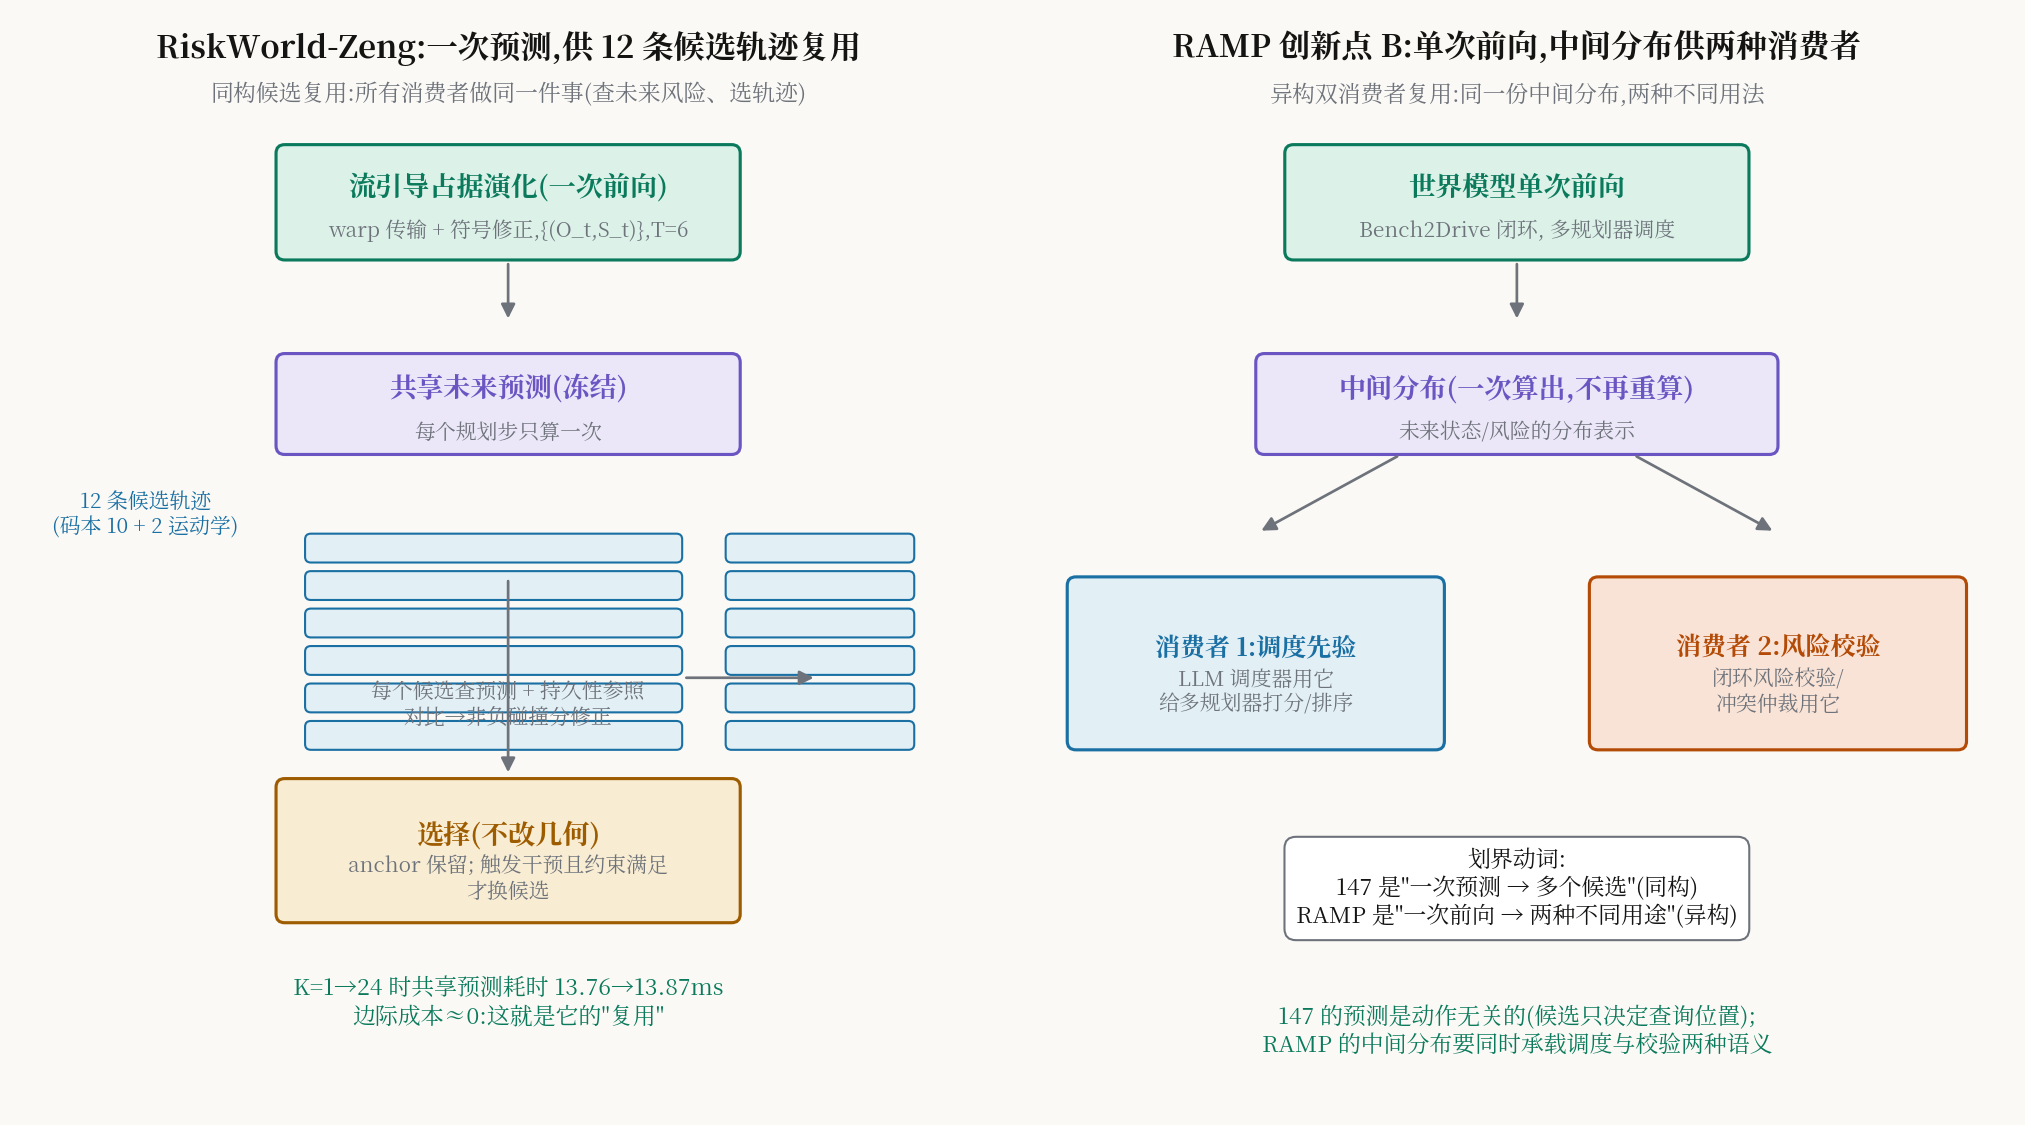

Generate this figure with Python:
import matplotlib
matplotlib.use("Agg")
import matplotlib.pyplot as plt
from matplotlib.patches import FancyBboxPatch, FancyArrowPatch
from matplotlib.font_manager import fontManager
fontManager.addfont("/usr/share/fonts/opentype/noto/NotoSerifCJK-Regular.ttc")

plt.rcParams["font.family"] = "Noto Serif CJK JP"
plt.rcParams["mathtext.fontset"] = "cm"
OUT = "/home/hatch/workspace/your_files/agentic-driving-idea-report/xray/147-WM-riskworld-zeng"

IN, IN_F = "#1a6fa3", "#e2eff5"
OUTC, OUT_F = "#9e5c00", "#f8ecd2"
OP, OP_F = "#0b7a5c", "#dcf2e8"
ALT, ALT_F = "#6a55c2", "#ebe7f8"
LOSS, LOSS_F = "#b34a06", "#f9e3d6"
WIRE = "#6e737b"
BG = "#faf9f5"

def box(ax, xy, w, h, label, edge, fill, fs=12, sub=None, fss=10):
    x, y = xy
    p = FancyBboxPatch((x, y), w, h, boxstyle="round,pad=0.02,rounding_size=6",
                       ec=edge, fc=fill, lw=1.5)
    ax.add_patch(p)
    dy = 10 if sub else 0
    ax.text(x + w / 2, y + h / 2 + dy, label, ha="center", va="center",
            fontsize=fs, color=edge, weight="bold")
    if sub:
        ax.text(x + w / 2, y + h / 2 - 20, sub, ha="center", va="center",
                fontsize=fss, color=WIRE)

def arrow(ax, p1, p2):
    ax.add_patch(FancyArrowPatch(p1, p2, arrowstyle="-|>", mutation_scale=14,
                                 color=WIRE, lw=1.3, shrinkA=2, shrinkB=3))

fig, axes = plt.subplots(1, 2, figsize=(13.6, 7.6))
fig.patch.set_facecolor(BG)

# ============ 左: RiskWorld-Zeng ============
ax = axes[0]
ax.set_facecolor(BG)
ax.set_xlim(0, 680); ax.set_ylim(0, 760); ax.axis("off")
ax.text(340, 730, "RiskWorld-Zeng:一次预测,供 12 条候选轨迹复用", ha="center",
        fontsize=15, color="#141413", weight="bold")
ax.text(340, 700, "同构候选复用:所有消费者做同一件事(查未来风险、选轨迹)",
        ha="center", fontsize=11, color=WIRE)

box(ax, (180, 590), 320, 80, "流引导占据演化(一次前向)", OP, OP_F, 13,
    sub="warp 传输 + 符号修正,{(O_t,S_t)},T=6")
arrow(ax, (340, 590), (340, 545))
box(ax, (180, 455), 320, 70, "共享未来预测(冻结)", ALT, ALT_F, 13,
    sub="每个规划步只算一次")

# 12 candidates as small rows
ax.text(90, 400, "12 条候选轨迹\n(码本 10 + 2 运动学)", ha="center", fontsize=10, color=IN)
for i in range(6):
    y = 380 - i * 26
    ax.add_patch(FancyBboxPatch((200, y), 260, 20,
                 boxstyle="round,pad=0.01,rounding_size=4", ec=IN, fc=IN_F, lw=1))
for i in range(6):
    y = 380 - i * 26
    ax.add_patch(FancyBboxPatch((490, y), 130, 20,
                 boxstyle="round,pad=0.01,rounding_size=4", ec=IN, fc=IN_F, lw=1))
arrow(ax, (460, 300), (555, 300))
ax.text(340, 268, "每个候选查预测 + 持久性参照\n对比→非负碰撞分修正", ha="center",
        fontsize=10, color=WIRE)
box(ax, (180, 130), 320, 100, "选择(不改几何)", OUTC, OUT_F, 13,
    sub="anchor 保留; 触发干预且约束满足\n才换候选")
arrow(ax, (340, 370), (340, 230))
ax.text(340, 60, "K=1→24 时共享预测耗时 13.76→13.87ms\n边际成本≈0:这就是它的\"复用\"",
        ha="center", fontsize=11, color=OP)

# ============ 右: RAMP ============
ax = axes[1]
ax.set_facecolor(BG)
ax.set_xlim(0, 680); ax.set_ylim(0, 760); ax.axis("off")
ax.text(340, 730, "RAMP 创新点 B:单次前向,中间分布供两种消费者", ha="center",
        fontsize=15, color="#141413", weight="bold")
ax.text(340, 700, "异构双消费者复用:同一份中间分布,两种不同用法",
        ha="center", fontsize=11, color=WIRE)

box(ax, (180, 590), 320, 80, "世界模型单次前向", OP, OP_F, 13,
    sub="Bench2Drive 闭环, 多规划器调度")
arrow(ax, (340, 590), (340, 545))
box(ax, (160, 455), 360, 70, "中间分布(一次算出,不再重算)", ALT, ALT_F, 13,
    sub="未来状态/风险的分布表示")

# two consumers
arrow(ax, (260, 455), (160, 400))
arrow(ax, (420, 455), (520, 400))
box(ax, (30, 250), 260, 120, "消费者 1:调度先验", IN, IN_F, 12,
    sub="LLM 调度器用它\n给多规划器打分/排序")
box(ax, (390, 250), 260, 120, "消费者 2:风险校验", LOSS, LOSS_F, 12,
    sub="闭环风险校验/\n冲突仲裁用它")
ax.text(340, 130, "划界动词:\n147 是\"一次预测 → 多个候选\"(同构)\nRAMP 是\"一次前向 → 两种不同用途\"(异构)",
        ha="center", fontsize=11, color="#141413",
        bbox=dict(boxstyle="round,pad=0.5", fc="#ffffff", ec=WIRE))
ax.text(340, 40, "147 的预测是动作无关的(候选只决定查询位置);\nRAMP 的中间分布要同时承载调度与校验两种语义",
        ha="center", fontsize=11, color=OP)

fig.tight_layout()
fig.savefig(f"{OUT}/fig-reuse-compare.png", dpi=150, bbox_inches="tight")
print("saved", f"{OUT}/fig-reuse-compare.png")
